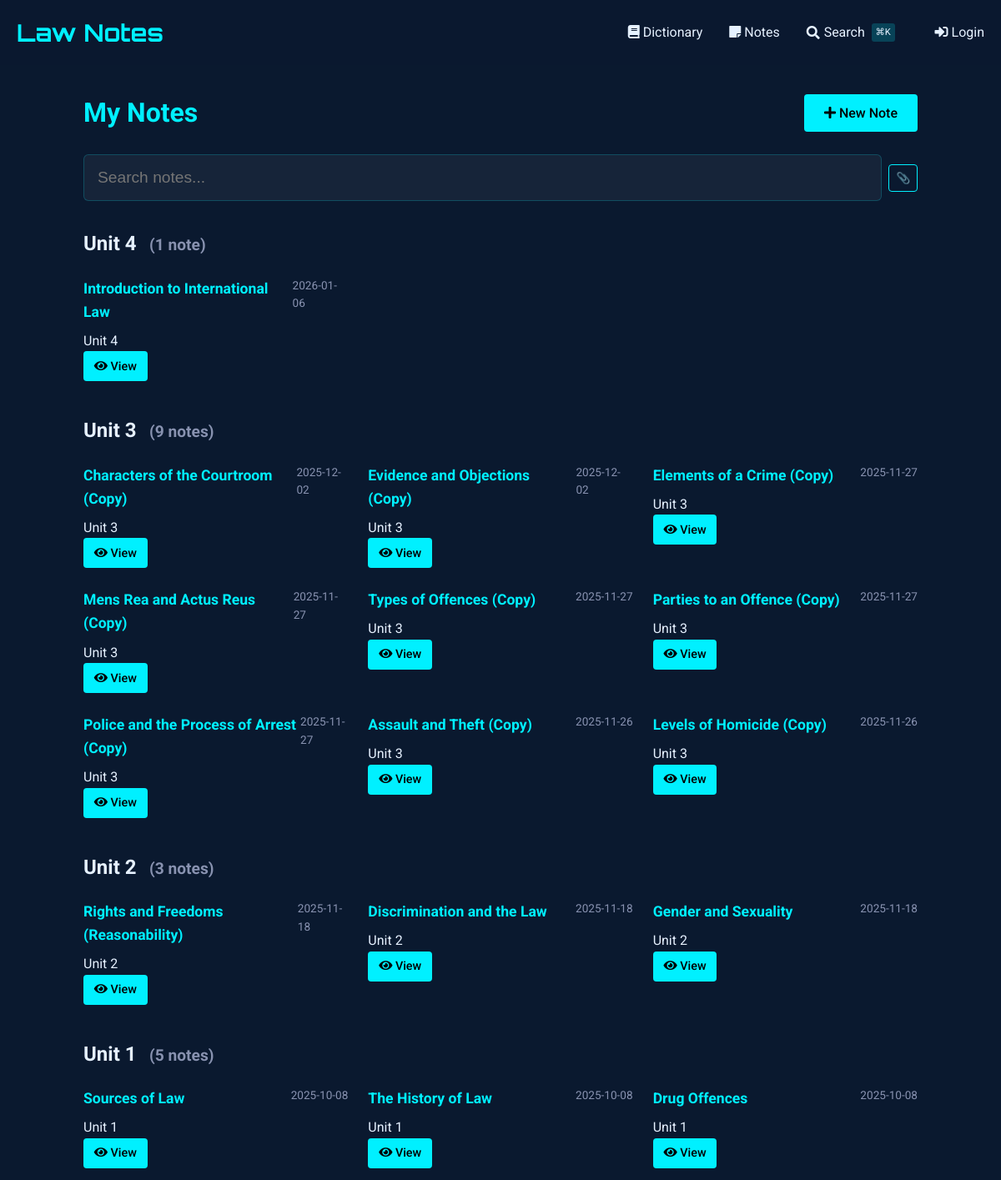
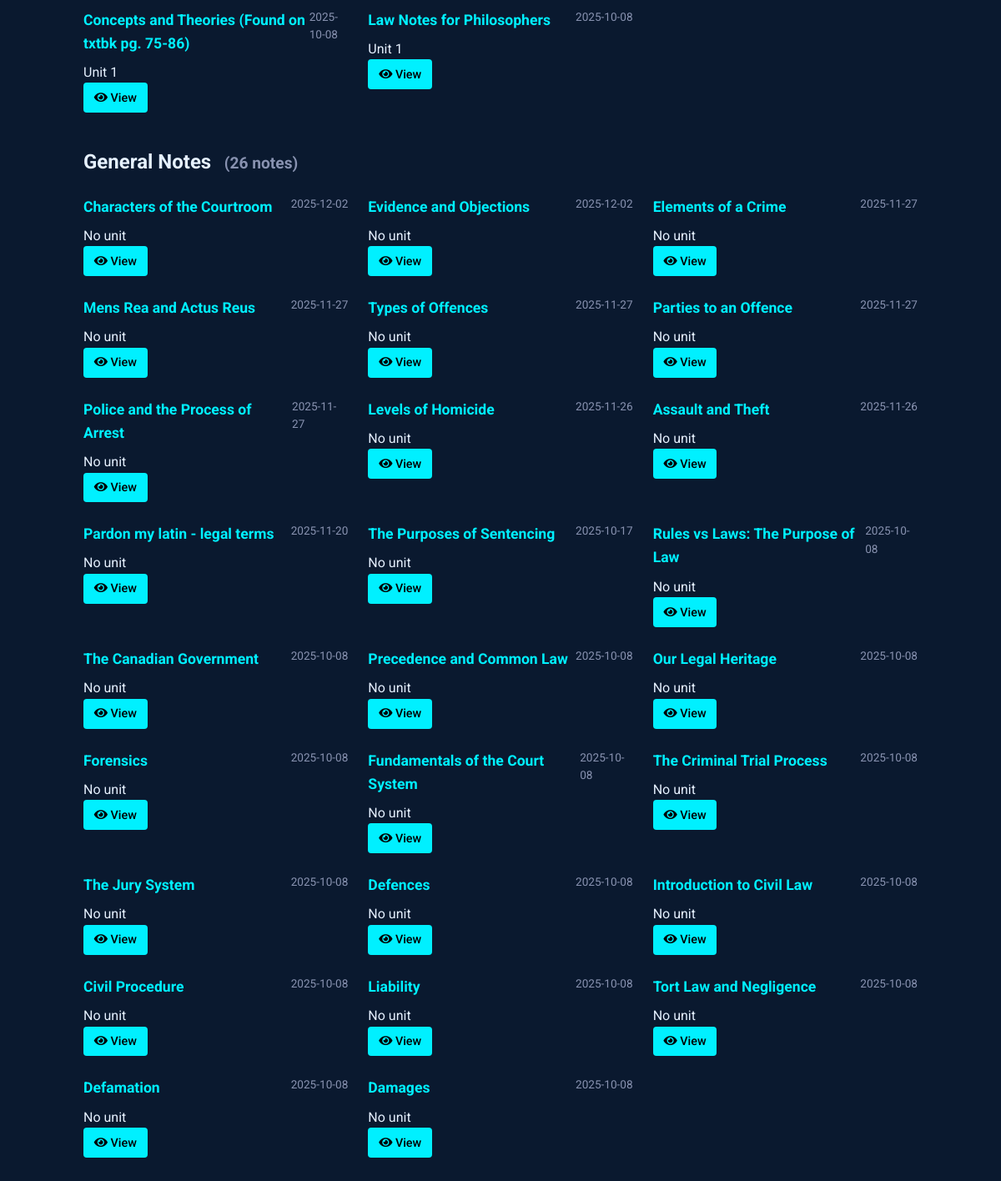
The app's page /notes with its own data (2 pictures, top to bottom).
### tables this page shows
CREATE TABLE notes (
    id INTEGER PRIMARY KEY AUTOINCREMENT,
    title TEXT NOT NULL,                -- short title for the note
    content TEXT NOT NULL,              -- the full note text
    unit_number INTEGER,                -- optional: to group with course units
    tags TEXT,                          -- comma-separated or JSON for filtering/search
    related_entries TEXT,               -- store glossary ids (e.g., "1,4,5") for cross-linking
    created_at TIMESTAMP DEFAULT CURRENT_TIMESTAMP,
    last_updated TIMESTAMP DEFAULT CURRENT_TIMESTAMP,
    views INTEGER DEFAULT 0,            -- track popularity
    is_favorite BOOLEAN DEFAULT 0,      -- quick flag for starred notes
    comments TEXT                       -- optional: your own thoughts or annotations
, has_worksheet BOOLEAN DEFAULT 0);

### notes_routes.py (the view)
@notes_bp.route('')
def index():
    db = SQL("sqlite:///notes.db")
    notes = db.execute("""
        SELECT id, title, unit_number,
               strftime('%Y-%m-%d', created_at) as created_date,
               strftime('%Y-%m-%d', last_updated) as last_updated,
               is_favorite, has_worksheet
        FROM notes
        ORDER BY
            CASE WHEN unit_number = '' OR unit_number IS NULL THEN 1 ELSE 0 END,
            CAST(unit_number AS INTEGER) DESC,
            last_updated DESC
    """)
    notes_by_unit = {}
    for note in notes:
        unit = note.get('unit_number', 'Ungrouped')
        if unit not in notes_by_unit:
            notes_by_unit[unit] = []
        notes_by_unit[unit].append(note)
    return render_template('notes/index.html',
                         notes_by_unit=notes_by_unit)

### sql.py (called while the page is built)
def _enable_logging(f):
    import logging
    import functools
    import os
    @functools.wraps(f)
    def decorator(*args, **kwargs):
        try:
            import flask
        except ModuleNotFoundError:
            return f(*args, **kwargs)
        disabled = logging.getLogger("cs50").disabled
        if flask.current_app and os.getenv("FLASK_ENV") == "development":
            logging.getLogger("cs50").disabled = False
        try:
            return f(*args, **kwargs)
        finally:
            logging.getLogger("cs50").disabled = disabled
    return decorator

    def __del__(self):
        self._disconnect()

    def _disconnect(self):
        if hasattr(_data, self._name()):
            getattr(_data, self._name()).close()
            delattr(_data, self._name())

    def _name(self):
        return str(hash(self))

        def connect(dbapi_connection, connection_record):
            try:
                if isinstance(
                    dbapi_connection, sqlite3.Connection
                ):  # If back end is sqlite
                    cursor = dbapi_connection.cursor()
                    cursor.execute("PRAGMA foreign_keys=ON")
                    cursor.close()
            except:
                pass

### templates/notes/index.html (shortened to what this page needs)
{% extends "notes/base.html" %}
{% block content %}
<div class="container" style="max-width: 1000px; margin: 0 auto;">
    <div style="display: flex; justify-content: space-between; align-items: center; margin-bottom: 1.5rem;">
        <h1 style="color: var(--primary); margin: 0;">
            My Notes
        </h1>
        <a href="{{ url_for('notes.add_note') }}" class="btn" style="background: var(--primary); color: #000; text-decoration: none; white-space: nowrap;">
            <i class="fas fa-plus"></i> New Note
        </a>
    </div>
    <div class="search-container">
        <input type="text" id="noteSearch" class="search-input" placeholder="Search notes..." autocomplete="off" style="padding-left: 1rem;">
    </div>
    <div id="notesContainer">
        {% if notes_by_unit %}
            {% for unit, notes in notes_by_unit.items() %}
                <div class="unit-section" data-unit="{{ unit or 'general' }}">
                    <h2 class="unit-header">
                        {% if unit %}
                            Unit {{ unit }}
                        {% else %}
                            General Notes
                        {% endif %}
                        <small class="unit-count" style="font-size: 0.8em; color: #8892b0; margin-left: 0.5em;">
                        </small>
                    </h2>
                    <div class="notes-grid" style="display: grid; grid-template-columns: repeat(auto-fill, minmax(300px, 1fr)); gap: 1.5rem;" data-unit="{{ unit or 'general' }}">
                        {% for note in notes %}
                            <div class="note-card"
                                 data-id="{{ note.id }}"
                                 data-title="{{ note.title|lower }}"
                                 data-content="{{ note.content|lower }}"
                                 data-unit="{{ note.unit_number or 'general' }}"
                                 data-tags="{{ note.tags|default('', true)|lower }}"
                                 data-has-worksheet="{{ 'true' if note.has_worksheet else 'false' }}"
                                 data-date="{{ (note.last_updated or note.created_date)|lower }}"
                                 data-favorite="{{ 'favorite' if note.is_favorite else '' }}">
                                <div style="display: flex; justify-content: space-between; align-items: flex-start;">
                                    <h3 style="margin: 0 0 0.5rem 0; font-size: 1.1rem; color: var(--primary);">
                                        {{ note.title }}
                                    </h3>
                                    <span class="note-date" style="color: #8892b0; font-size: 0.85rem;">
                                        {{ note.last_updated or note.created_date }}
                                    </span>
                                </div>
                                <div class="note-meta">
                                    {% if note.unit_number %}
                                        <span>Unit {{ note.unit_number }}</span>
                                    {% else %}
                                        <span>No unit</span>
                                    {% endif %}
                                </div>
                                <div class="note-actions">
                                    <a href="{{ url_for('notes.view_note', note_id=note.id) }}" class="btn" style="padding: 0.4rem 0.8rem; font-size: 0.9rem;">
                                        <i class="fas fa-eye"></i> View
                                    </a>
                                </div>
                            </div>
                        {% endfor %}
                    </div>
                </div>
            {% endfor %}
        {% endif %}
    </div>
</div>
{% endblock %}

### templates/notes/base.html (shortened to what this page needs)
{% extends "dictionary/base.html" %}

### templates/dictionary/base.html (shortened to what this page needs)
<!DOCTYPE html>
<html lang="en">
<head>
    <link href="https://cdnjs.cloudflare.com/ajax/libs/font-awesome/5.15.4/css/all.min.css" rel="stylesheet">
</head>
<body>
    <header>
        <div class="container">
            <div class="header-content">
                <a href="{{ url_for('dictionary.index') }}" class="logo">Law Notes</a>
                <nav class="nav-links">
                    <a href="{{ url_for('dictionary.index') }}" class="nav-link">
                        <i class="fas fa-book"></i> Dictionary
                    </a>
                    <a href="{{ url_for('notes.index') }}" class="nav-link">
                        <i class="fas fa-sticky-note"></i> Notes
                    </a>
                    <a href="{{ url_for('search') }}" class="nav-link" style="display: flex; align-items: center; gap: 0.3rem;">
                        <i class="fas fa-search"></i>
                        <span>Search</span>
                        <span style="font-size: 0.7rem; background: rgba(0, 240, 255, 0.2); padding: 0.1rem 0.3rem; border-radius: 3px; margin-left: 0.2rem;">⌘K</span>
                    </a>
                    {% if session.get("name") %}
                    <a href="{{ url_for('dictionary.add_entry') }}" class="nav-link" style="margin-left: 1rem;">
                        <i class="fas fa-plus"></i> Add Entry
                    </a>
                    <a href="/auth/logout" class="nav-link">
                        <i class="fas fa-sign-out-alt"></i> Logout
                    </a>
                    {% else %}
                    <a href="/auth/login" class="nav-link" style="margin-left: 1rem;">
                        <i class="fas fa-sign-in-alt"></i> Login
                    </a>
                    {% endif %}
                </nav>
            </div>
        </div>
    </header>
    <main class="container" style="padding: 2rem 0;">
        {% block content %}{% endblock %}
    </main>
</body>
</html>

### templates/dictionary/base.html (style rules this page uses)
:root { --primary: #00f0ff; --bg-dark: #0a192f; --text: #e6f1ff; --success: #2ecc71; --error: #e74c3c; }
body { font-family: 'Roboto', sans-serif; background-color: var(--bg-dark); color: var(--text); line-height: 1.6; margin: 0; padding: 0; }
.container { max-width: 1200px; margin: 0 auto; padding: 0 20px; }
header { background: rgba(10, 25, 47, 0.9); padding: 1rem 0; }
.header-content { display: flex; justify-content: space-between; align-items: center; }
.logo { font-family: 'Orbitron', sans-serif; font-size: 1.8rem; color: var(--primary); text-decoration: none; font-weight: 700; }
.nav-links { display: flex; gap: 2rem; }
.nav-link { color: var(--text); text-decoration: none; transition: color 0.3s; }
.btn { display: inline-block; padding: 0.6rem 1.5rem; background: var(--primary); color: #000; border: none; border-radius: 4px; cursor: pointer; text-decoration: none; font-weight: 500; transition: all 0.3s; }

### templates/notes/index.html (style rules this page uses)
.search-container { margin-bottom: 2rem; position: relative; }
.search-input { width: 100%; padding: 0.8rem 1rem; padding-left: 2.5rem; font-size: 1rem; background: rgba(10, 25, 47, 0.7); border: 1px solid rgba(0, 240, 255, 0.3); border-radius: 4px; color: #e6f1ff; transition: all 0.3s ease; }
.unit-section { margin-bottom: 2.5rem; }

### templates/partials/spotlight_search.html (style rules this page uses)
.search-input { width: 100%; padding: 1rem 1rem 1rem 3rem; font-size: 1.2rem; background: rgba(255, 255, 255, 0.05); border: 1px solid rgba(0, 240, 255, 0.2); border-radius: 6px; color: #e6f1ff; transition: all 0.3s ease; }

### records on screen
notes: title "Introduction to International Law", last_updated "2026-01-06", unit_number "4"
notes: title "Characters of the Courtroom (Copy)", last_updated "2025-12-02", unit_number "3"
notes: title "Evidence and Objections (Copy)", last_updated "2025-12-02", unit_number "3"
notes: title "Elements of a Crime (Copy)", last_updated "2025-11-27", unit_number "3"
notes: title "Mens Rea and Actus Reus (Copy)", last_updated "2025-11-27", unit_number "3"
notes: title "Types of Offences (Copy)", last_updated "2025-11-27", unit_number "3"
notes: title "Parties to an Offence (Copy)", last_updated "2025-11-27", unit_number "3"
notes: title "Police and the Process of Arrest (Copy)", last_updated "2025-11-27", unit_number "3"
notes: title "Assault and Theft (Copy)", last_updated "2025-11-26", unit_number "3"
notes: title "Levels of Homicide (Copy)", last_updated "2025-11-26", unit_number "3"
notes: title "Rights and Freedoms (Reasonability)", last_updated "2025-11-18", unit_number "2"
notes: title "Discrimination and the Law", last_updated "2025-11-18", unit_number "2"
notes: title "Gender and Sexuality", last_updated "2025-11-18", unit_number "2"
notes: title "Sources of Law", last_updated "2025-10-08", unit_number "1"
notes: title "The History of Law", last_updated "2025-10-08", unit_number "1"
notes: title "Drug Offences", last_updated "2025-10-08", unit_number "1"
notes: title "Concepts and Theories (Found on txtbk pg. 75-86)", last_updated "2025-10-08", unit_number "1"
notes: title "Law Notes for Philosophers", last_updated "2025-10-08", unit_number "1"
notes: title "Characters of the Courtroom", last_updated "2025-12-02", shows "No unit"
notes: title "Evidence and Objections", last_updated "2025-12-02", shows "No unit"
notes: title "Elements of a Crime", last_updated "2025-11-27", shows "No unit"
notes: title "Mens Rea and Actus Reus", last_updated "2025-11-27", shows "No unit"
notes: title "Types of Offences", last_updated "2025-11-27", shows "No unit"
notes: title "Parties to an Offence", last_updated "2025-11-27", shows "No unit"
notes: title "Police and the Process of Arrest", last_updated "2025-11-27", shows "No unit"
notes: title "Levels of Homicide", last_updated "2025-11-26", shows "No unit"
notes: title "Assault and Theft", last_updated "2025-11-26", shows "No unit"
notes: title "Pardon my latin - legal terms", last_updated "2025-11-20", shows "No unit"
notes: title "The Purposes of Sentencing", last_updated "2025-10-17", shows "No unit"
notes: title "Rules vs Laws: The Purpose of Law", last_updated "2025-10-08", shows "No unit"
notes: title "The Canadian Government", last_updated "2025-10-08", shows "No unit"
notes: title "Precedence and Common Law", last_updated "2025-10-08", shows "No unit"
notes: title "Our Legal Heritage", last_updated "2025-10-08", shows "No unit"
notes: title "Forensics", last_updated "2025-10-08", shows "No unit"
notes: title "Fundamentals of the Court System", last_updated "2025-10-08", shows "No unit"
notes: title "The Criminal Trial Process", last_updated "2025-10-08", shows "No unit"
notes: title "The Jury System", last_updated "2025-10-08", shows "No unit"
notes: title "Defences", last_updated "2025-10-08", shows "No unit"
notes: title "Introduction to Civil Law", last_updated "2025-10-08", shows "No unit"
notes: title "Civil Procedure", last_updated "2025-10-08", shows "No unit"
notes: title "Liability", last_updated "2025-10-08", shows "No unit"
notes: title "Tort Law and Negligence", last_updated "2025-10-08", shows "No unit"
notes: title "Defamation", last_updated "2025-10-08", shows "No unit"
notes: title "Damages", last_updated "2025-10-08", shows "No unit"

### other values on screen
{{ unit }} "4" "3" "2" "1"
